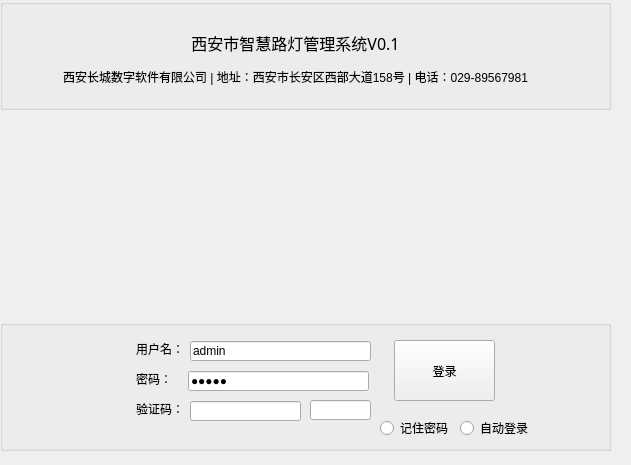
<?xml version="1.0" encoding="UTF-8"?>
<ui version="4.0">
 <class>LoginPage</class>
 <widget class="QWidget" name="LoginPage">
  <property name="geometry">
   <rect>
    <x>0</x>
    <y>0</y>
    <width>631</width>
    <height>465</height>
   </rect>
  </property>
  <property name="windowTitle">
   <string>Form</string>
  </property>
  <widget class="QWidget" name="widget" native="true">
   <property name="geometry">
    <rect>
     <x>0</x>
     <y>120</y>
     <width>611</width>
     <height>191</height>
    </rect>
   </property>
   <widget class="QLabel" name="label_loading">
    <property name="geometry">
     <rect>
      <x>180</x>
      <y>30</y>
      <width>201</width>
      <height>121</height>
     </rect>
    </property>
    <property name="text">
     <string/>
    </property>
   </widget>
  </widget>
  <widget class="QGroupBox" name="groupBox">
   <property name="geometry">
    <rect>
     <x>0</x>
     <y>320</y>
     <width>611</width>
     <height>131</height>
    </rect>
   </property>
   <property name="title">
    <string/>
   </property>
   <widget class="QLabel" name="label_4">
    <property name="geometry">
     <rect>
      <x>136</x>
      <y>21</y>
      <width>48</width>
      <height>16</height>
     </rect>
    </property>
    <property name="text">
     <string>用户名：</string>
    </property>
   </widget>
   <widget class="QLabel" name="label_5">
    <property name="geometry">
     <rect>
      <x>136</x>
      <y>51</y>
      <width>36</width>
      <height>16</height>
     </rect>
    </property>
    <property name="text">
     <string>密码：</string>
    </property>
   </widget>
   <widget class="QLabel" name="label_6">
    <property name="geometry">
     <rect>
      <x>136</x>
      <y>81</y>
      <width>48</width>
      <height>16</height>
     </rect>
    </property>
    <property name="text">
     <string>验证码：</string>
    </property>
   </widget>
   <widget class="QLineEdit" name="lineEdit_user">
    <property name="geometry">
     <rect>
      <x>190</x>
      <y>21</y>
      <width>181</width>
      <height>20</height>
     </rect>
    </property>
    <property name="text">
     <string>admin</string>
    </property>
   </widget>
   <widget class="QLineEdit" name="lineEdit_passwd">
    <property name="geometry">
     <rect>
      <x>188</x>
      <y>51</y>
      <width>181</width>
      <height>20</height>
     </rect>
    </property>
    <property name="text">
     <string>admin</string>
    </property>
    <property name="echoMode">
     <enum>QLineEdit::Password</enum>
    </property>
   </widget>
   <widget class="QLineEdit" name="lineEdit_checkin">
    <property name="geometry">
     <rect>
      <x>190</x>
      <y>81</y>
      <width>111</width>
      <height>20</height>
     </rect>
    </property>
   </widget>
   <widget class="QLineEdit" name="lineEdit_verify">
    <property name="geometry">
     <rect>
      <x>310</x>
      <y>80</y>
      <width>61</width>
      <height>20</height>
     </rect>
    </property>
   </widget>
   <widget class="QPushButton" name="pushButton">
    <property name="geometry">
     <rect>
      <x>394</x>
      <y>20</y>
      <width>101</width>
      <height>61</height>
     </rect>
    </property>
    <property name="text">
     <string>登录</string>
    </property>
   </widget>
   <widget class="QRadioButton" name="radioButton">
    <property name="geometry">
     <rect>
      <x>380</x>
      <y>100</y>
      <width>71</width>
      <height>16</height>
     </rect>
    </property>
    <property name="text">
     <string>记住密码</string>
    </property>
   </widget>
   <widget class="QRadioButton" name="radioButton_2">
    <property name="geometry">
     <rect>
      <x>460</x>
      <y>100</y>
      <width>89</width>
      <height>16</height>
     </rect>
    </property>
    <property name="text">
     <string>自动登录</string>
    </property>
   </widget>
  </widget>
  <widget class="QGroupBox" name="groupBox_2">
   <property name="geometry">
    <rect>
     <x>0</x>
     <y>-1</y>
     <width>611</width>
     <height>111</height>
    </rect>
   </property>
   <property name="title">
    <string/>
   </property>
   <widget class="QWidget" name="layoutWidget">
    <property name="geometry">
     <rect>
      <x>0</x>
      <y>30</y>
      <width>591</width>
      <height>61</height>
     </rect>
    </property>
    <layout class="QVBoxLayout" name="verticalLayout">
     <item>
      <widget class="QLabel" name="label">
       <property name="font">
        <font>
         <family>微软雅黑</family>
         <pointsize>12</pointsize>
        </font>
       </property>
       <property name="text">
        <string>西安市智慧路灯管理系统V0.1</string>
       </property>
       <property name="alignment">
        <set>Qt::AlignCenter</set>
       </property>
      </widget>
     </item>
     <item>
      <widget class="QLabel" name="label_2">
       <property name="text">
        <string>西安长城数字软件有限公司 | 地址：西安市长安区西部大道158号 | 电话：029-89567981</string>
       </property>
       <property name="alignment">
        <set>Qt::AlignCenter</set>
       </property>
      </widget>
     </item>
    </layout>
   </widget>
  </widget>
 </widget>
 <resources/>
 <connections/>
</ui>
